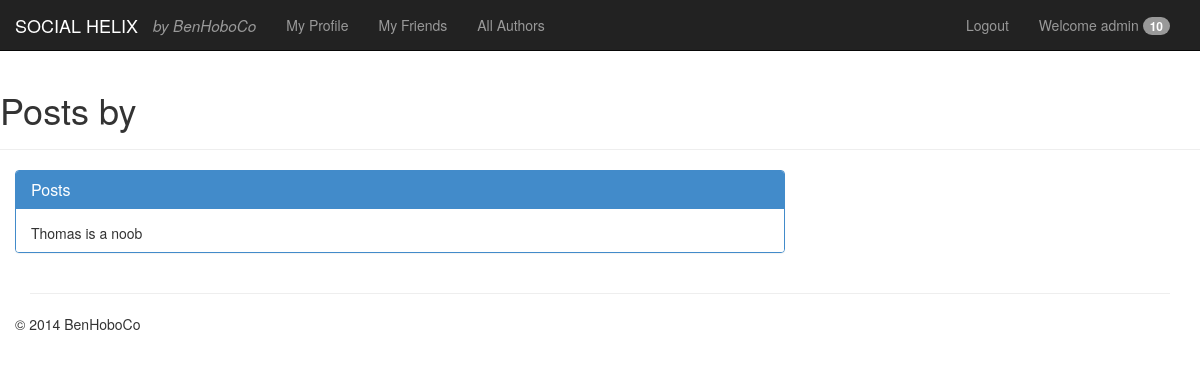
Page /posts/3/ (signed in) on the earlier database version.
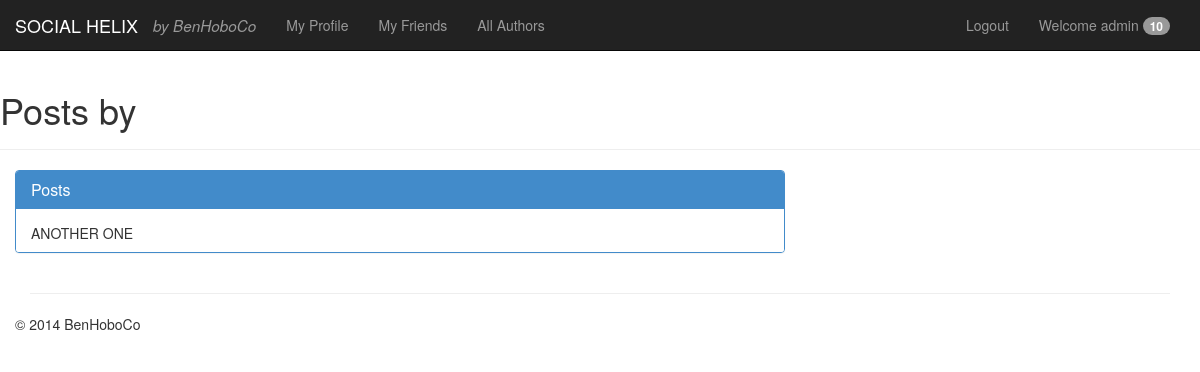
Same page on the later database version.
### social/models.py (models this page shows, shortened)
class Post(models.Model):
    author = models.ForeignKey(Author)
    title = models.CharField(max_length=256)
    source = models.URLField(max_length=256)
    origin = models.URLField(max_length=256)
    description = models.CharField(max_length=256)
    content_type = models.CharField(max_length=256)
    content = models.TextField()
    categories = models.TextField()
    pubDate = models.DateTimeField(default=datetime.now)
    visibility = models.CharField( max_length=128, choices=ACCESSIBILITY_TYPES )
    guid = UUIDField()

### social/views.py (the view)
# urls.py: url(r'^posts/(?P<post_id>\d+)/$', views.posts, name="posts"),
@login_required
def posts(request, post_id = None):
    context = RequestContext( request )
    context_dict = {}
    if post_id is not None:
        p = Post.objects.get(id = post_id )
        context_dict['user_posts'] = {p}
    else:
        p = Post.objects.filter(visibility="PUBLIC")
        context_dict['user_posts'] = p
    return render_to_response('social/posts.html', context_dict, context )

### templates/social/posts.html (shortened to what this page needs)
{% extends 'social/base.html' %}
{% block block_body %}
<div class="row">
	<div class="page-header">
		<h1>Posts by {{ author.user.username }}</h1>
	</div>
	<div class="col-md-8">
		<div class="panel panel-primary">
			<div class="panel-heading">
				<h2 class="panel-title">Posts</h2>
			</div>
			<ul class="list-group">
				{% for post in user_posts %}
				<li class="list-group-item">
					<p class="list-group-item-text">{{ post.content | safe }}</p>
				</li>
				{% endfor %}
			</ul>
		</div>
	</div>
</div>
{% endblock %}

### templates/social/base.html (shortened to what this page needs)
<!DOCTYPE HTML>
{% load static %}
<html>
<head>
    <link href="{% static 'css/bootstrap.min.css' %}" rel="stylesheet">
</head>
<body>
    <div class="navbar navbar-inverse navbar-fixed-top" role="navigation">
        <div class="container-fluid">
            <div class="navbar-header">
                <a class="navbar-brand" href="/">SOCIAL HELIX</a>
                <i class="navbar-brand"><small>by BenHoboCo</small></i>
            </div>
            <div class="navbar-collapse collapse">
                <div class="nav navbar-nav navbar-right">
                    {% if user.is_authenticated %}
                    <a class="navbar-text" href="/authors/{{ user.username }}/">Welcome {{ user.username }} <span class="badge">10</span></a>
                    {% endif %}
                </div>
                <ul class="nav navbar-nav navbar-right">
                    {% if user.is_authenticated %}
                    <li><a href="/logout">Logout</a></li>
                    {% else %}
                    <li><a href="/register/">Register</a></li>
                    <li><a href="/login/">Login</a></li>
                    {% endif %}
                </ul>
                <ul class="nav navbar-nav navbar-left">
                    {% if user.is_authenticated %}
                        <li><a href="/authors/{{ user.username }}">My Profile</a></li>
                        <li><a href="/authors/{{ user.username }}/friends">My Friends</a></li>
                        <li><a href="/authors/">All Authors</a>
                    {% endif %}
                </ul>
            </div>
        </div>
    </div>
    <div class="container body-content">
        <div class="row">
            {% block block_body %}
            {% endblock %}
        </div>
        <hr/>
        <div class="row">
            <footer>
                <p>&copy; 2014 BenHoboCo</p>
            </footer>
        </div>
    </div>
</body>
</html>

Differences in the rows shown:
changed Post: content "Thomas is a noob" → "ANOTHER ONE"
